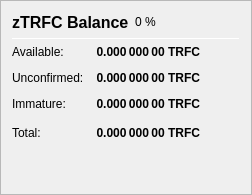
                   <widget class="QFrame" name="frame_ZerocoinBalances">
                    <property name="frameShape">
                     <enum>QFrame::StyledPanel</enum>
                    </property>
                    <property name="frameShadow">
                     <enum>QFrame::Raised</enum>
                    </property>
                    <layout class="QVBoxLayout" name="verticalLayout_7">
                     <item>
                      <layout class="QHBoxLayout" name="horizontalLayout_8" stretch="0,0,0">
                       <item>
                        <widget class="QLabel" name="label_5z_3">
                         <property name="minimumSize">
                          <size>
                           <width>0</width>
                           <height>20</height>
                          </size>
                         </property>
                         <property name="font">
                          <font>
                           <pointsize>12</pointsize>
                           <weight>75</weight>
                           <bold>true</bold>
                          </font>
                         </property>
                         <property name="text">
                          <string>zTRFC Balance</string>
                         </property>
                        </widget>
                       </item>
                       <item>
                        <widget class="QLabel" name="labelzTRFCPercent">
                         <property name="text">
                          <string notr="true">0 %</string>
                         </property>
                        </widget>
                       </item>
                       <item>
                        <spacer name="horizontalSpacer_11">
                         <property name="orientation">
                          <enum>Qt::Horizontal</enum>
                         </property>
                         <property name="sizeHint" stdset="0">
                          <size>
                           <width>40</width>
                           <height>20</height>
                          </size>
                         </property>
                        </spacer>
                       </item>
                      </layout>
                     </item>
                     <item>
                      <widget class="Line" name="line_ZerocoinBalance">
                       <property name="minimumSize">
                        <size>
                         <width>0</width>
                         <height>1</height>
                        </size>
                       </property>
                       <property name="maximumSize">
                        <size>
                         <width>16777215</width>
                         <height>1</height>
                        </size>
                       </property>
                       <property name="orientation">
                        <enum>Qt::Horizontal</enum>
                       </property>
                      </widget>
                     </item>
                     <item>
                      <layout class="QGridLayout" name="gridLayout_5">
                       <property name="spacing">
                        <number>12</number>
                       </property>
                       <item row="1" column="0">
                        <widget class="QLabel" name="labelzBalanceMatureText">
                         <property name="toolTip">
                          <string>Mature: more than 20 confirmation and more than 1 mint of the same denomination after it was minted.
These zTRFC are spendable.</string>
                         </property>
                         <property name="text">
                          <string>Available:</string>
                         </property>
                        </widget>
                       </item>
                       <item row="1" column="1">
                        <widget class="QLabel" name="labelzBalanceMature">
                         <property name="font">
                          <font>
                           <weight>75</weight>
                           <bold>true</bold>
                          </font>
                         </property>
                         <property name="toolTip">
                          <string>Mature: more than 20 confirmation and more than 1 mint of the same denomination after it was minted.
These zTRFC are spendable.</string>
                         </property>
                         <property name="text">
                          <string notr="true">0.000 000 00 TRFC</string>
                         </property>
                         <property name="alignment">
                          <set>Qt::AlignRight|Qt::AlignTrailing|Qt::AlignVCenter</set>
                         </property>
                        </widget>
                       </item>
                       <item row="2" column="0">
                        <widget class="QLabel" name="labelzBalanceUnconfirmedText">
                         <property name="toolTip">
                          <string>Unconfirmed: less than 20 confirmations
Immature: confirmed, but less than 1 mint of the same denomination after it was minted</string>
                         </property>
                         <property name="text">
                          <string>Unconfirmed:</string>
                         </property>
                        </widget>
                       </item>
                       <item row="2" column="1">
                        <widget class="QLabel" name="labelzBalanceUnconfirmed">
                         <property name="font">
                          <font>
                           <weight>75</weight>
                           <bold>true</bold>
                          </font>
                         </property>
                         <property name="toolTip">
                          <string>Unconfirmed: less than 20 confirmations
Immature: confirmed, but less than 1 mint of the same denomination after it was minted</string>
                         </property>
                         <property name="text">
                          <string notr="true">0.000 000 00 TRFC</string>
                         </property>
                         <property name="alignment">
                          <set>Qt::AlignRight|Qt::AlignTrailing|Qt::AlignVCenter</set>
                         </property>
                        </widget>
                       </item>
                       <item row="3" column="0">
                        <widget class="QLabel" name="labelzBalanceImmatureText">
                         <property name="toolTip">
                          <string>Unconfirmed: less than 20 confirmations
Immature: confirmed, but less than 1 mint of the same denomination after it was minted</string>
                         </property>
                         <property name="text">
                          <string>Immature:</string>
                         </property>
                        </widget>
                       </item>
                       <item row="3" column="1">
                        <widget class="QLabel" name="labelzBalanceImmature">
                         <property name="font">
                          <font>
                           <weight>75</weight>
                           <bold>true</bold>
                          </font>
                         </property>
                         <property name="toolTip">
                          <string>Unconfirmed: less than 20 confirmations
Immature: confirmed, but less than 1 mint of the same denomination after it was minted</string>
                         </property>
                         <property name="text">
                          <string notr="true">0.000 000 00 TRFC</string>
                         </property>
                         <property name="alignment">
                          <set>Qt::AlignRight|Qt::AlignTrailing|Qt::AlignVCenter</set>
                         </property>
                        </widget>
                       </item>
                       <item row="4" column="0">
                        <widget class="QLabel" name="labelzBalanceText">
                         <property name="toolTip">
                          <string>Your current zTRFC balance, unconfirmed and immature zTRFC included.</string>
                         </property>
                         <property name="text">
                          <string>Total:</string>
                         </property>
                        </widget>
                       </item>
                       <item row="4" column="1">
                        <widget class="QLabel" name="labelzBalance">
                         <property name="font">
                          <font>
                           <weight>75</weight>
                           <bold>true</bold>
                          </font>
                         </property>
                         <property name="cursor">
                          <cursorShape>IBeamCursor</cursorShape>
                         </property>
                         <property name="toolTip">
                          <string>Your current zTRFC balance, unconfirmed and immature zTRFC included.</string>
                         </property>
                         <property name="text">
                          <string notr="true">0.000 000 00 TRFC</string>
                         </property>
                         <property name="alignment">
                          <set>Qt::AlignRight|Qt::AlignTrailing|Qt::AlignVCenter</set>
                         </property>
                         <property name="textInteractionFlags">
                          <set>Qt::LinksAccessibleByMouse|Qt::TextSelectableByKeyboard|Qt::TextSelectableByMouse</set>
                         </property>
                        </widget>
                       </item>
                       <item row="4" column="2">
                        <spacer name="horizontalSpacer_4">
                         <property name="orientation">
                          <enum>Qt::Horizontal</enum>
                         </property>
                         <property name="sizeHint" stdset="0">
                          <size>
                           <width>40</width>
                           <height>20</height>
                          </size>
                         </property>
                        </spacer>
                       </item>
                      </layout>
                     </item>
                     <item>
                      <spacer name="verticalSpacer_4">
                       <property name="orientation">
                        <enum>Qt::Vertical</enum>
                       </property>
                       <property name="sizeHint" stdset="0">
                        <size>
                         <width>20</width>
                         <height>40</height>
                        </size>
                       </property>
                      </spacer>
                     </item>
                    </layout>
                   </widget>
